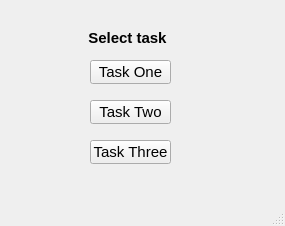
<?xml version="1.0" encoding="UTF-8"?>
<ui version="4.0">
 <class>MainWindow</class>
 <widget class="QMainWindow" name="MainWindow">
  <property name="geometry">
   <rect>
    <x>0</x>
    <y>0</y>
    <width>285</width>
    <height>226</height>
   </rect>
  </property>
  <property name="font">
   <font>
    <pointsize>11</pointsize>
    <bold>true</bold>
   </font>
  </property>
  <property name="windowTitle">
   <string>LessonOne</string>
  </property>
  <widget class="QWidget" name="centralwidget">
   <widget class="QLabel" name="MainTitle">
    <property name="geometry">
     <rect>
      <x>80</x>
      <y>30</y>
      <width>101</width>
      <height>16</height>
     </rect>
    </property>
    <property name="text">
     <string>  Select task</string>
    </property>
   </widget>
   <widget class="QPushButton" name="TaskOne">
    <property name="geometry">
     <rect>
      <x>90</x>
      <y>60</y>
      <width>81</width>
      <height>24</height>
     </rect>
    </property>
    <property name="font">
     <font>
      <pointsize>11</pointsize>
      <bold>false</bold>
     </font>
    </property>
    <property name="text">
     <string>Task One</string>
    </property>
   </widget>
   <widget class="QPushButton" name="TaskTwo">
    <property name="geometry">
     <rect>
      <x>90</x>
      <y>100</y>
      <width>81</width>
      <height>24</height>
     </rect>
    </property>
    <property name="font">
     <font>
      <pointsize>11</pointsize>
      <bold>false</bold>
     </font>
    </property>
    <property name="text">
     <string>Task Two</string>
    </property>
   </widget>
   <widget class="QPushButton" name="TaskThree">
    <property name="geometry">
     <rect>
      <x>90</x>
      <y>140</y>
      <width>81</width>
      <height>24</height>
     </rect>
    </property>
    <property name="font">
     <font>
      <pointsize>11</pointsize>
      <bold>false</bold>
     </font>
    </property>
    <property name="text">
     <string>Task Three</string>
    </property>
   </widget>
  </widget>
  <widget class="QMenuBar" name="menubar">
   <property name="geometry">
    <rect>
     <x>0</x>
     <y>0</y>
     <width>285</width>
     <height>25</height>
    </rect>
   </property>
  </widget>
  <widget class="QStatusBar" name="statusbar"/>
 </widget>
 <resources/>
 <connections/>
</ui>
